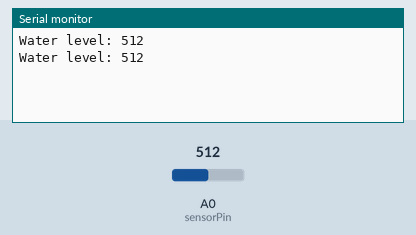
This sketch was run on a simulated Arduino Uno, built with avr-gcc and run on an emulated ATmega328P. On the bench: the last lines printed to the serial monitor. The test bench sets the inputs (shaded band); at power-on: A0 (sensorPin) = 512.

Above: at 1.8 s.
1.9 s: A0 (sensorPin) set to 716
At 2.8 s:
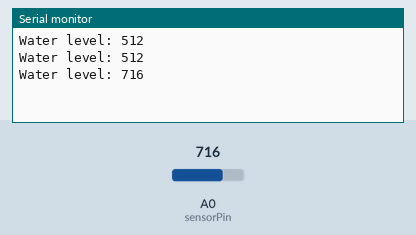
3.4 s: A0 (sensorPin) set to 900
At 4.9 s:
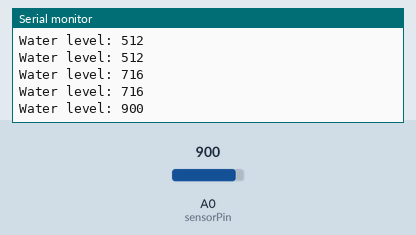
Timing chart, 0 to 6.4 s (numbered marks = the images above; inputs shaded):
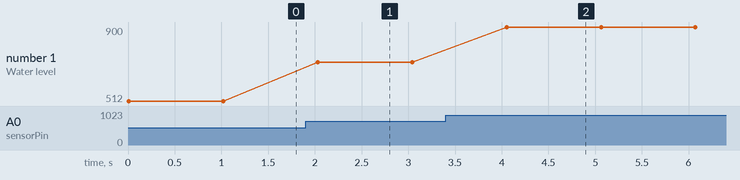

Measured:
- after the input at 1.9 s, the serial monitor: prints a new line after 0.13 s (image 1)
- after the input at 3.4 s, the serial monitor: prints a new line after 0.65 s (image 2)
- plotted number 1: 512 → 716 after the input at 1.9 s, 716 → 900 after the input at 3.4 s

The sketch:

tut3.ino
```cpp
#define sensorPower 7
#define sensorPin A0
int val = 0;

void setup() {
  // put your setup code here, to run once:
  pinMode(sensorPower, OUTPUT);
  digitalWrite(sensorPower, LOW);
  Serial.begin(9600);
}

int readSensor() {
  digitalWrite(sensorPower, HIGH);
  delay(10);
  val = analogRead(sensorPin);
  digitalWrite(sensorPower, LOW);
  return val;
}

void loop() {
  // put your main code here, to run repeatedly:
  int level = readSensor();
  Serial.print("Water level: ");
  Serial.println(level);
  delay(1000);
}
```
